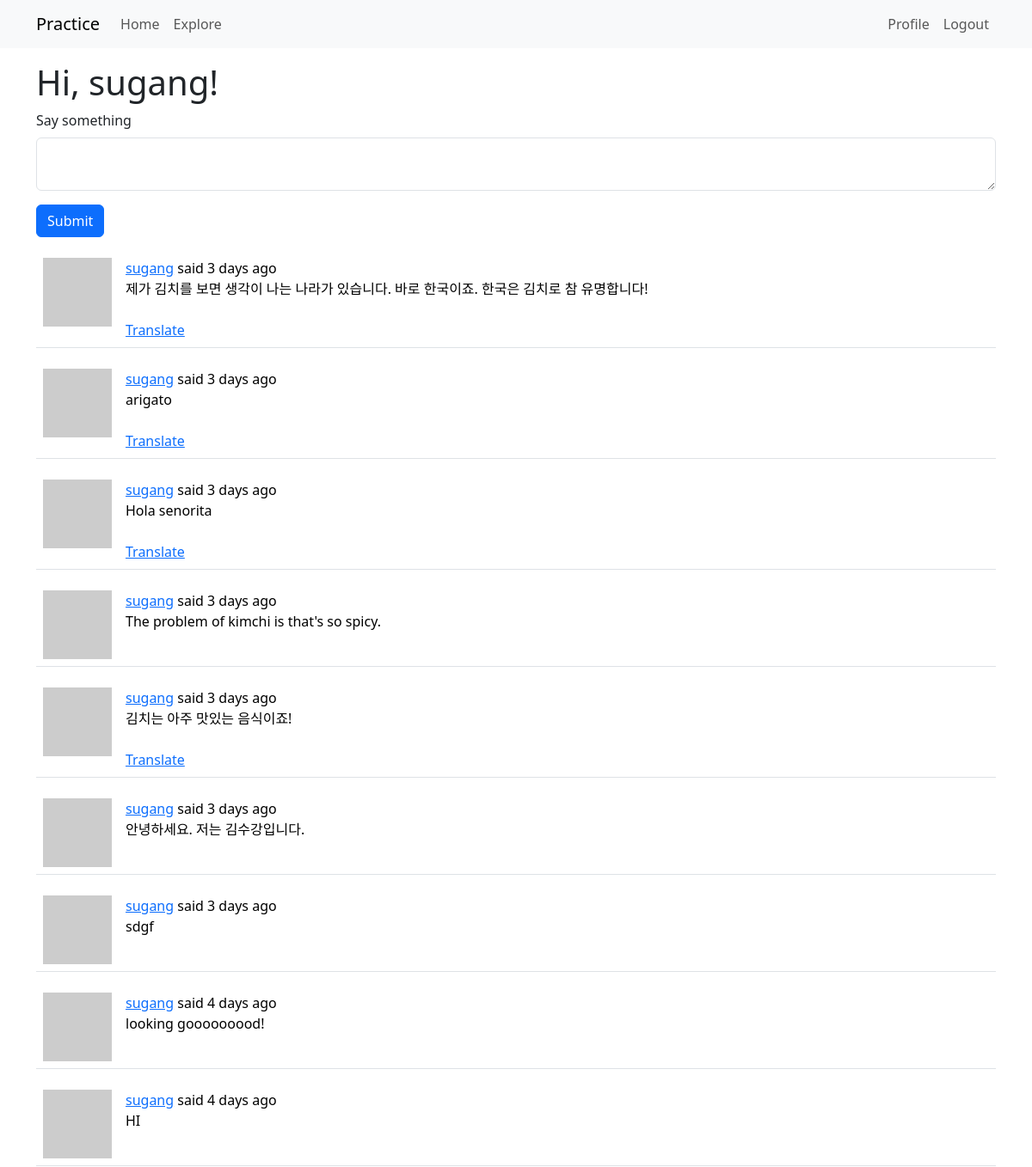
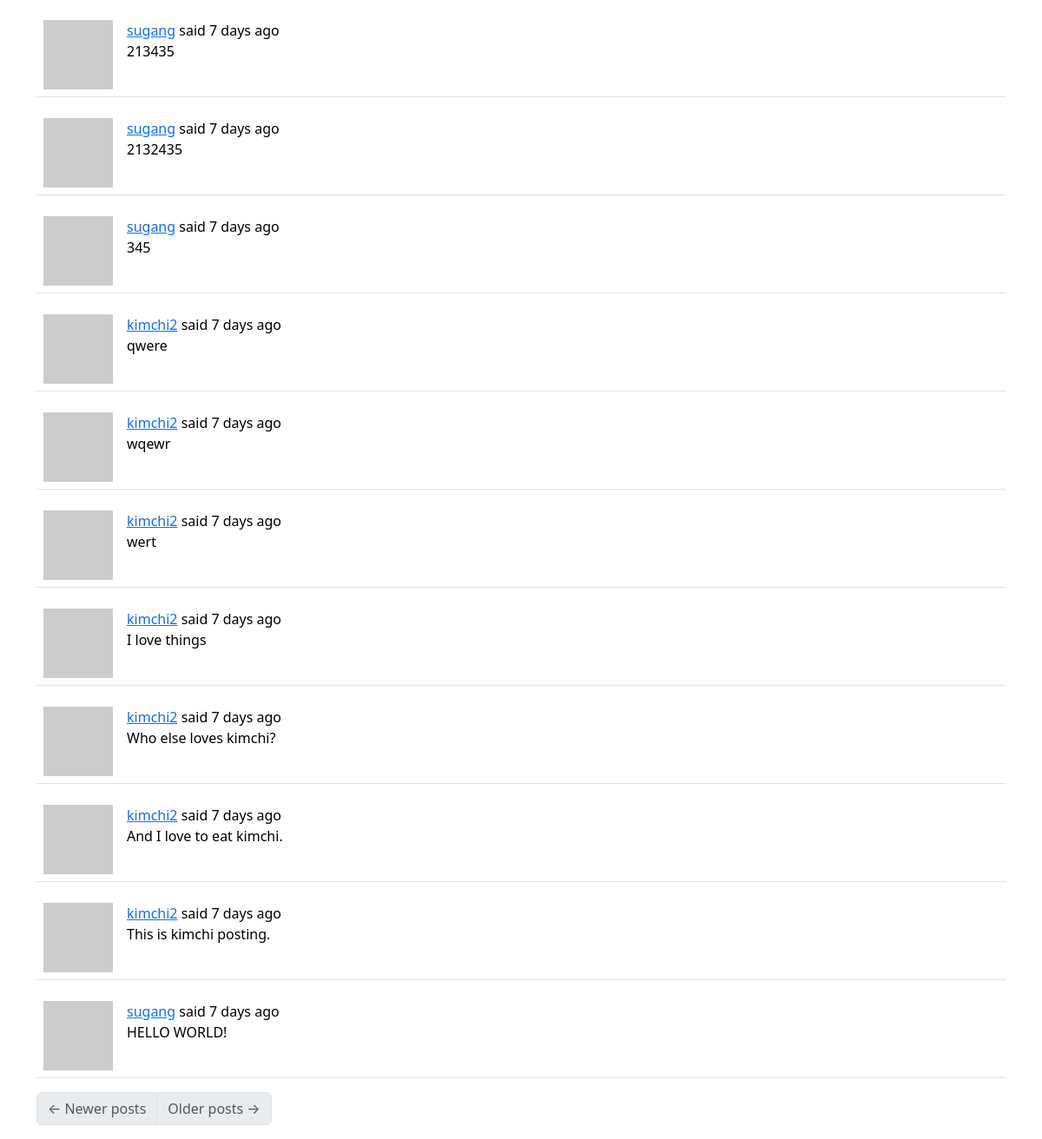
The page /index (signed in) on the database its author committed (2 pictures, top to bottom).
### app/models.py (models this page shows, shortened)
class User(UserMixin, db.Model):
    id: so.Mapped[int] = so.mapped_column(primary_key=True)
    username: so.Mapped[str] = so.mapped_column(sa.String(64), index=True, unique=True)
    email: so.Mapped[str] = so.mapped_column(sa.String(120), index=True, unique=True)
    password_hash: so.Mapped[Optional[str]] = so.mapped_column(sa.String(256))
    about_me: so.Mapped[Optional[str]] = so.mapped_column(sa.String(140))
    last_seen: so.Mapped[Optional[datetime]] = so.mapped_column(
        default=lambda: datetime.now(timezone.utc)
    )
    def avatar(self, size):
        digest = md5(self.email.lower().encode("utf-8")).hexdigest()
        return f"https://www.gravatar.com/avatar/{digest}?d=identicon&s={size}"
    posts: so.WriteOnlyMapped["Post"] = so.relationship(back_populates="author")
    following: so.WriteOnlyMapped["User"] = so.relationship(
        secondary=followers,
        primaryjoin=(followers.c.follower_id == id),
        secondaryjoin=(followers.c.followed_id == id),
        back_populates="followers",
    )
    followers: so.WriteOnlyMapped["User"] = so.relationship(
        secondary=followers,
        primaryjoin=(followers.c.followed_id == id),
        secondaryjoin=(followers.c.follower_id == id),
        back_populates="following",
    )
    def following_posts(self):
        Author = so.aliased(User)
        Follower = so.aliased(User)
        return (
            sa.select(Post)
            .join(Post.author.of_type(Author))
            .join(
                Author.followers.of_type(Follower),
                isouter=True,
            )
            .where(sa.or_(Follower.id == self.id, Author.id == self.id))
            .group_by(Post)
            .order_by(Post.timestamp.desc())
        )

class Post(db.Model):
    id: so.Mapped[int] = so.mapped_column(primary_key=True)
    body: so.Mapped[str] = so.mapped_column(sa.String(140))
    timestamp: so.Mapped[datetime] = so.mapped_column(
        index=True, default=lambda: datetime.now(timezone.utc)
    )
    user_id: so.Mapped[int] = so.mapped_column(sa.ForeignKey(User.id), index=True)
    language: so.Mapped[Optional[str]] = so.mapped_column(sa.String(5))
    author: so.Mapped[User] = so.relationship(back_populates="posts")

### app/routes.py (the view, shortened to what this page needs)
@app.route("/", methods=["GET", "POST"])
@app.route("/index", methods=["GET", "POST"])
@login_required
def index():
    form = PostForm()
    page = request.args.get("page", 1, type=int)
    posts = db.paginate(
        current_user.following_posts(),
        page=page,
        per_page=app.config["POSTS_PER_PAGE"],
        error_out=False,
    )
    next_url = url_for("index", page=posts.next_num) if posts.has_next else None
    prev_url = url_for("index", page=posts.prev_num) if posts.has_prev else None
    return render_template(
        "index.html",
        title="Home",
        form=form,
        posts=posts.items,
        next_url=next_url,
        prev_url=prev_url,
    )

### app/forms.py
class PostForm(FlaskForm):
    post = TextAreaField(
        _l("Say something"), validators=[DataRequired(), Length(min=1, max=140)]
    )
    submit = SubmitField(_l("Submit"))

### app/__init__.py (called while the page is built)
def get_locale():
    return request.accept_languages.best_match(app.config["LANGUAGES"])

### app/models.py (called while the page is built)
@login.user_loader
def load_user(id):
    return db.session.get(User, int(id))

### app/routes.py (called while the page is built)
@app.before_request
def before_request():
    if current_user.is_authenticated:
        current_user.last_seen = datetime.now(timezone.utc)
        db.session.commit()
    g.locale = str(get_locale())

### app/templates/index.html
{% extends "base.html" %}
{% import "bootstrap_wtf.html" as wtf %}
{% block content %}
    <h1>{{ _('Hi, %(username)s!', username=current_user.username) }}</h1>
    {% if form %}{{ wtf.quick_form(form) }}{% endif %}
    {% for post in posts %}
        {% include '_post.html' %}
    {% endfor %}
    <nav aria-label="{{ _("Post navigation") }}">
        <ul class="pagination">
            <li class="page-item{% if not prev_url %} disabled{% endif %}">
                <a class="page-link" href="{{ prev_url }}">
                    <span aria-hidden="true">&larr;</span> {{ _("Newer posts") }}
                </a>
            </li>
            <li class="page-item{% if not next_url %} disabled{% endif %}">
                <a class="page-link" href="{{ next_url }}">
                    {{ _("Older posts") }} <span aria-hidden="true">&rarr;</span>
                </a>
            </li>
        </ul>
    </nav>
{% endblock %}

### app/templates/_post.html (shortened to what this page needs)
<table class="table table-hover">
    <tr>
        <td width="70px">
            <a href="{{ url_for('user', username=post.author.username) }}">
                <img src="{{ post.author.avatar(70) }}" />
            </a>
        </td>
        <td>
            {{ _('%(username)s said %(when)s',username=user_link, when=moment(post.timestamp).fromNow()) }}
            <br>
            <span id="post{{ post.id }}">{{ post.body }}</span>
            {% if post.language and post.language != g.locale %}
                <br>
                <br>
                <span id="translation{{ post.id }}"><a href="javascript:translate('post{{ post.id }}', 'translation{{ post.id }}', '{{ post.language }}', '{{ g.locale }}');">{{ _("Translate") }}</a></span>
            {% endif %}
        </td>
    </tr>
</table>

### rows shown on the page
Post: body "제가 김치를 보면 생각이 나는 나라가 있습니다. 바로 한국이죠. 한국은 김치로 참 유명합니다!"
Post: body "arigato"
Post: body "Hola senorita"
Post: body "The problem of kimchi is that's so spicy."
Post: body "김치는 아주 맛있는 음식이죠!"
Post: body "안녕하세요. 저는 김수강입니다."
Post: body "sdgf"
Post: body "looking gooooooood!"
Post: body "HI"
Post: body "213435"
Post: body "2132435"
Post: body "345"
Post: body "qwere"
Post: body "wqewr"
Post: body "wert"
Post: body "I love things"
Post: body "Who else loves kimchi?"
Post: body "And I love to eat kimchi."
Post: body "This is kimchi posting."
Post: body "HELLO WORLD!"

### other values the page prints
{{ field.label(class='form-label') }} "Say something"
